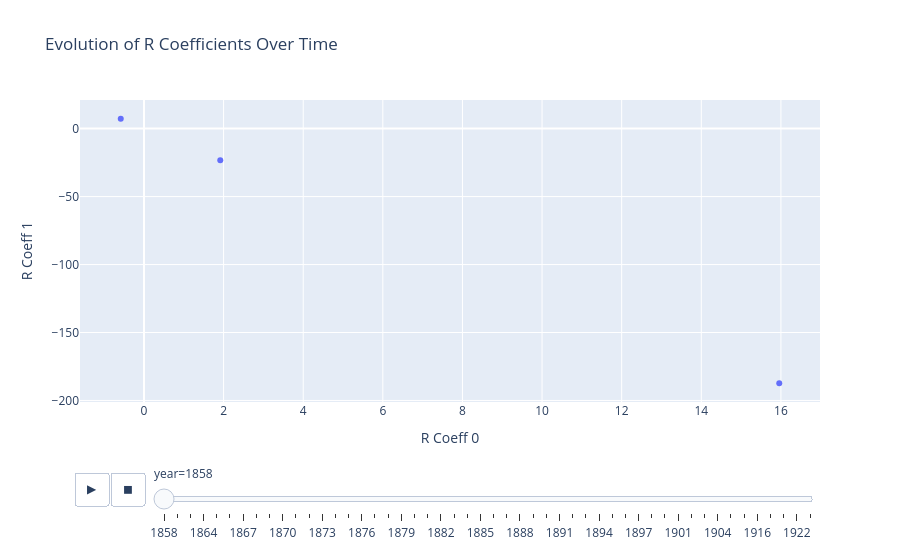
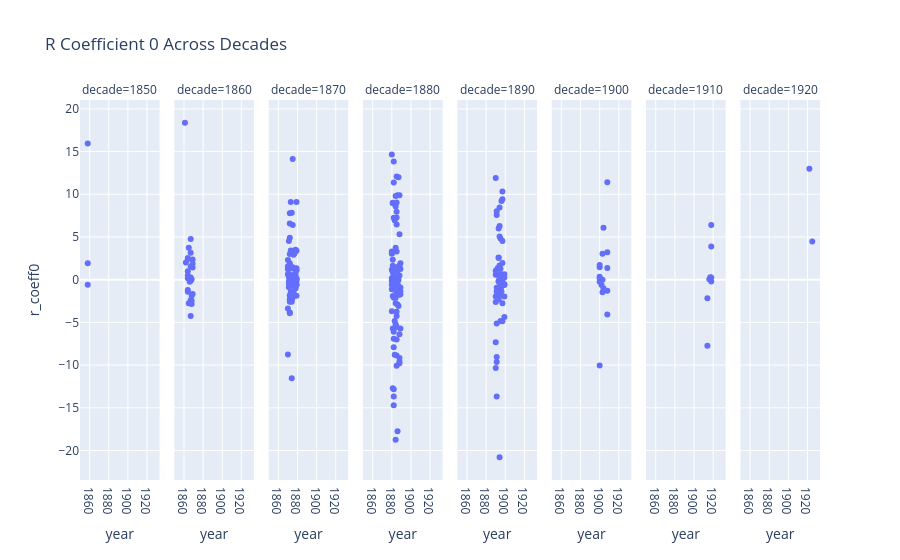

The notebook cell these images were saved under, in order:
### Markdown cell above
# Animate Coefficient Changes Across Decades
Generate animated visualizations or temporal faceted plots showing how the coefficient space evolves across different periods of Monet's career.

### Code cell
import plotly.express as px
import plotly.graph_objects as go

# Animated scatter plot for R coefficients over time
fig = px.scatter(df, x='r_coeff0', y='r_coeff1', animation_frame='year', 
                 title='Evolution of R Coefficients Over Time',
                 labels={'r_coeff0': 'R Coeff 0', 'r_coeff1': 'R Coeff 1'})
fig.show()

# Faceted plot by decade
fig = px.scatter(df, x='year', y='r_coeff0', facet_col='decade', 
                 title='R Coefficient 0 Across Decades')
fig.show()

### Figure 1 — Plotly figure (JSON) as saved in the notebook; plotly's stock layout.template omitted (floating-point values rounded to 4 significant figures)
{"data": [{"hovertemplate": "year=1858<br>R Coeff 0=%{x}<br>R Coeff 1=%{y}<extra></extra>", "legendgroup": "", "marker": {"color": "#636efa", "symbol": "circle"}, "mode": "markers", "name": "", "orientation": "v", "showlegend": false, "type": "scatter", "x": [-0.5833, 15.96, 1.917], "xaxis": "x", "y": [7.167, -187.2, -23.33], "yaxis": "y"}], "layout": {"legend": {"tracegroupgap": 0}, "sliders": [{"active": 0, "currentvalue": {"prefix": "year="}, "len": 0.9, "pad": {"b": 10, "t": 60}, "steps": [{"args": [["1858"], {"frame": {"duration": 0, "redraw": false}, "fromcurrent": true, "mode": "immediate", "transition": {"duration": 0, "easing": "linear"}}], "label": "1858", "method": "animate"}, {"args": [["1861"], {"frame": {"duration": 0, "redraw": false}, "fromcurrent": true, "mode": "immediate", "transition": {"duration": 0, "easing": "linear"}}], "label": "1861", "method": "animate"}, {"args": [["1862"], {"frame": {"duration": 0, "redraw": false}, "fromcurrent": true, "mode": "immediate", "transition": {"duration": 0, "easing": "linear"}}], "label": "1862", "method": "animate"}, {"args": [["1864"], {"frame": {"duration": 0, "redraw": false}, "fromcurrent": true, "mode": "immediate", "transition": {"duration": 0, "easing": "linear"}}], "label": "1864", "method": "animate"}, {"args": [["1865"], {"frame": {"duration": 0, "redraw": false}, "fromcurrent": true, "mode": "immediate", "transition": {"duration": 0, "easing": "linear"}}], "label": "1865", "method": "animate"}, {"args": [["1866"], {"frame": {"duration": 0, "redraw": false}, "fromcurrent": true, "mode": "immediate", "transition": {"duration": 0, "easing": "linear"}}], "label": "1866", "method": "animate"}, {"args": [["1867"], {"frame": {"duration": 0, "redraw": false}, "fromcurrent": true, "mode": "immediate", "transition": {"duration": 0, "easing": "linear"}}], "label": "1867", "method": "animate"}, {"args": [["1868"], {"frame": {"duration": 0, "redraw": false}, "fromcurrent": true, "mode": "immediate", "transition": {"duration": 0, "easing": "linear"}}], "label": "1868", "method": "animate"}, {"args": [["1869"], {"frame": {"duration": 0, "redraw": false}, "fromcurrent": true, "mode": "immediate", "transition": {"duration": 0, "easing": "linear"}}], "label": "1869", "method": "animate"}, {"args": [["1870"], {"frame": {"duration": 0, "redraw": false}, "fromcurrent": true, "mode": "immediate", "transition": {"duration": 0, "easing": "linear"}}], "label": "1870", "method": "animate"}, {"args": [["1871"], {"frame": {"duration": 0, "redraw": false}, "fromcurrent": true, "mode": "immediate", "transition": {"duration": 0, "easing": "linear"}}], "label": "1871", "method": "animate"}, {"args": [["1872"], {"frame": {"duration": 0, "redraw": false}, "fromcurrent": true, "mode": "immediate", "transition": {"duration": 0, "easing": "linear"}}], "label": "1872", "method": "animate"}, {"args": [["1873"], {"frame": {"duration": 0, "redraw": false}, "fromcurrent": true, "mode": "immediate", "transition": {"duration": 0, "easing": "linear"}}], "label": "1873", "method": "animate"}, {"args": [["1874"], {"frame": {"duration": 0, "redraw": false}, "fromcurrent": true, "mode": "immediate", "transition": {"duration": 0, "easing": "linear"}}], "label": "1874", "method": "animate"}, {"args": [["1875"], {"frame": {"duration": 0, "redraw": false}, "fromcurrent": true, "mode": "immediate", "transition": {"duration": 0, "easing": "linear"}}], "label": "1875", "method": "animate"}, {"args": [["1876"], {"frame": {"duration": 0, "redraw": false}, "fromcurrent": true, "mode": "immediate", "transition": {"duration": 0, "easing": "linear"}}], "label": "1876", "method": "animate"}, {"args": [["1877"], {"frame": {"duration": 0, "redraw": false}, "fromcurrent": true, "mode": "immediate", "transition": {"duration": 0, "easing": "linear"}}], "label": "1877", "method": "animate"}, {"args": [["1878"], {"frame": {"duration": 0, "redraw": false}, "fromcurrent": true, "mode": "immediate", "transition": {"duration": 0, "easing": "linear"}}], "label": "1878", "method": "animate"}, {"args": [["1879"], {"frame": {"duration": 0, "redraw": false}, "fromcurrent": true, "mode": "immediate", "transition": {"duration": 0, "easing": "linear"}}], "label": "1879", "method": "animate"}, {"args": [["1880"], {"frame": {"duration": 0, "redraw": false}, "fromcurrent": true, "mode": "immediate", "transition": {"duration": 0, "easing": "linear"}}], "label": "1880", "method": "animate"}, {"args": [["1881"], {"frame": {"duration": 0, "redraw": false}, "fromcurrent": true, "mode": "immediate", "transition": {"duration": 0, "easing": "linear"}}], "label": "1881", "method": "animate"}, {"args": [["1882"], {"frame": {"duration": 0, "redraw": false}, "fromcurrent": true, "mode": "immediate", "transition": {"duration": 0, "easing": "linear"}}], "label": "1882", "method": "animate"}, {"args": [["1883"], {"frame": {"duration": 0, "redraw": false}, "fromcurrent": true, "mode": "immediate", "transition": {"duration": 0, "easing": "linear"}}], "label": "1883", "method": "animate"}, {"args": [["1884"], {"frame": {"duration": 0, "redraw": false}, "fromcurrent": true, "mode": "immediate", "transition": {"duration": 0, "easing": "linear"}}], "label": "1884", "method": "animate"}, {"args": [["1885"], {"frame": {"duration": 0, "redraw": false}, "fromcurrent": true, "mode": "immediate", "transition": {"duration": 0, "easing": "linear"}}], "label": "1885", "method": "animate"}, {"args": [["1886"], {"frame": {"duration": 0, "redraw": false}, "fromcurrent": true, "mode": "immediate", "transition": {"duration": 0, "easing": "linear"}}], "label": "1886", "method": "animate"}, {"args": [["1887"], {"frame": {"duration": 0, "redraw": false}, "fromcurrent": true, "mode": "immediate", "transition": {"duration": 0, "easing": "linear"}}], "label": "1887", "method": "animate"}, {"args": [["1888"], {"frame": {"duration": 0, "redraw": false}, "fromcurrent": true, "mode": "immediate", "transition": {"duration": 0, "easing": "linear"}}], "label": "1888", "method": "animate"}, {"args": [["1889"], {"frame": {"duration": 0, "redraw": false}, "fromcurrent": true, "mode": "immediate", "transition": {"duration": 0, "easing": "linear"}}], "label": "1889", "method": "animate"}, {"args": [["1890"], {"frame": {"duration": 0, "redraw": false}, "fromcurrent": true, "mode": "immediate", "transition": {"duration": 0, "easing": "linear"}}], "label": "1890", "method": "animate"}, {"args": [["1891"], {"frame": {"duration": 0, "redraw": false}, "fromcurrent": true, "mode": "immediate", "transition": {"duration": 0, "easing": "linear"}}], "label": "1891", "method": "animate"}, {"args": [["1892"], {"frame": {"duration": 0, "redraw": false}, "fromcurrent": true, "mode": "immediate", "transition": {"duration": 0, "easing": "linear"}}], "label": "1892", "method": "animate"}, {"args": [["1893"], {"frame": {"duration": 0, "redraw": false}, "fromcurrent": true, "mode": "immediate", "transition": {"duration": 0, "easing": "linear"}}], "label": "1893", "method": "animate"}, {"args": [["1894"], {"frame": {"duration": 0, "redraw": false}, "fromcurrent": true, "mode": "immediate", "transition": {"duration": 0, "easing": "linear"}}], "label": "1894", "method": "animate"}, {"args": [["1895"], {"frame": {"duration": 0, "redraw": false}, "fromcurrent": true, "mode": "immediate", "transition": {"duration": 0, "easing": "linear"}}], "label": "1895", "method": "animate"}, {"args": [["1896"], {"frame": {"duration": 0, "redraw": false}, "fromcurrent": true, "mode": "immediate", "transition": {"duration": 0, "easing": "linear"}}], "label": "1896", "method": "animate"}, {"args": [["1897"], {"frame": {"duration": 0, "redraw": false}, "fromcurrent": true, "mode": "immediate", "transition": {"duration": 0, "easing": "linear"}}], "label": "1897", "method": "animate"}, {"args": [["1899"], {"frame": {"duration": 0, "redraw": false}, "fromcurrent": true, "mode": "immediate", "transition": {"duration": 0, "easing": "linear"}}], "label": "1899", "method": "animate"}, {"args": [["1900"], {"frame": {"duration": 0, "redraw": false}, "fromcurrent": true, "mode": "immediate", "transition": {"duration": 0, "easing": "linear"}}], "label": "1900", "method": "animate"}, {"args": [["1901"], {"frame": {"duration": 0, "redraw": false}, "fromcurrent": true, "mode": "immediate", "transition": {"duration": 0, "easing": "linear"}}], "label": "1901", "method": "animate"}, {"args": [["1902"], {"frame": {"duration": 0, "redraw": false}, "fromcurrent": true, "mode": "immediate", "transition": {"duration": 0, "easing": "linear"}}], "label": "1902", "method": "animate"}, {"args": [["1903"], {"frame": {"duration": 0, "redraw": false}, "fromcurrent": true, "mode": "immediate", "transition": {"duration": 0, "easing": "linear"}}], "label": "1903", "method": "animate"}, {"args": [["1904"], {"frame": {"duration": 0, "redraw": false}, "fromcurrent": true, "mode": "immediate", "transition": {"duration": 0, "easing": "linear"}}], "label": "1904", "method": "animate"}, {"args": [["1908"], {"frame": {"duration": 0, "redraw": false}, "fromcurrent": true, "mode": "immediate", "transition": {"duration": 0, "easing": "linear"}}], "label": "1908", "method": "animate"}, {"args": [["1914"], {"frame": {"duration": 0, "redraw": false}, "fromcurrent": true, "mode": "immediate", "transition": {"duration": 0, "easing": "linear"}}], "label": "1914", "method": "animate"}, {"args": [["1916"], {"frame": {"duration": 0, "redraw": false}, "fromcurrent": true, "mode": "immediate", "transition": {"duration": 0, "easing": "linear"}}], "label": "1916", "method": "animate"}, {"args": [["1917"], {"frame": {"duration": 0, "redraw": false}, "fromcurrent": true, "mode": "immediate", "transition": {"duration": 0, "easing": "linear"}}], "label": "1917", "method": "animate"}, {"args": [["1918"], {"frame": {"duration": 0, "redraw": false}, "fromcurrent": true, "mode": "immediate", "transition": {"duration": 0, "easing": "linear"}}], "label": "1918", "method": "animate"}, {"args": [["1922"], {"frame": {"duration": 0, "redraw": false}, "fromcurrent": true, "mode": "immediate", "transition": {"duration": 0, "easing": "linear"}}], "label": "1922", "method": "animate"}, {"args": [["1925"], {"frame": {"duration": 0, "redraw": false}, "fromcurrent": true, "mode": "immediate", "transition": {"duration": 0, "easing": "linear"}}], "label": "1925", "method": "animate"}], "x": 0.1, "xanchor": "left", "y": 0, "yanchor": "top"}], "title": {"text": "Evolution of R Coefficients Over Time"}, "updatemenus": [{"buttons": [{"args": [null, {"frame": {"duration": 500, "redraw": false}, "fromcurrent": true, "mode": "immediate", "transition": {"duration": 500, "easing": "linear"}}], "label": "&#9654;", "method": "animate"}, {"args": [[null], {"frame": {"duration": 0, "redraw": false}, "fromcurrent": true, "mode": "immediate", "transition": {"duration": 0, "easing": "linear"}}], "label": "&#9724;", "method": "animate"}], "direction": "left", "pad": {"r": 10, "t": 70}, "showactive": false, "type": "buttons", "x": 0.1, "xanchor": "right", "y": 0, "yanchor": "top"}], "xaxis": {"anchor": "y", "domain": [0, 1], "title": {"text": "R Coeff 0"}}, "yaxis": {"anchor": "x", "domain": [0, 1], "title": {"text": "R Coeff 1"}}}}

### Figure 2 — Plotly figure (JSON) as saved in the notebook; plotly's stock layout.template omitted (floating-point values rounded to 4 significant figures)
{"data": [{"hovertemplate": "decade=1850<br>year=%{x}<br>r_coeff0=%{y}<extra></extra>", "legendgroup": "", "marker": {"color": "#636efa", "symbol": "circle"}, "mode": "markers", "name": "", "orientation": "v", "showlegend": false, "type": "scatter", "x": [1858, 1858, 1858], "xaxis": "x", "y": [-0.5833, 15.96, 1.917], "yaxis": "y"}, {"hovertemplate": "decade=1860<br>year=%{x}<br>r_coeff0=%{y}<extra></extra>", "legendgroup": "", "marker": {"color": "#636efa", "symbol": "circle"}, "mode": "markers", "name": "", "orientation": "v", "showlegend": false, "type": "scatter", "x": [1861, 1862, 1864, 1864, 1864, 1864, 1864, 1864, 1864, 1865, 1865, 1865, 1866, 1867, 1867, 1867, 1867, 1867, 1867, 1867, 1867, 1868, 1868, 1868, 1868, 1869, 1869, 1869, 1869], "xaxis": "x2", "y": [18.37, 2.0, 0.1667, 1.0, -1.208, 0.5, -1.417, 2.542, 2.417, -2.75, 3.75, 0.2083, -0.25, 4.75, 3.167, -4.25, 1.542, -0.125, 4.114e-15, -2.417, 0.25, -2.458, -1.875, 0.04167, -2.833, -1.667, 2.375, 1.875, 1.417], "yaxis": "y2"}, {"hovertemplate": "decade=1870<br>year=%{x}<br>r_coeff0=%{y}<extra></extra>", "legendgroup": "", "marker": {"color": "#636efa", "symbol": "circle"}, "mode": "markers", "name": "", "orientation": "v", "showlegend": false, "type": "scatter", "x": [1870, 1870, 1870, 1870, 1870, 1870, 1871, 1871, 1871, 1871, 1871, 1871, 1871, 1871, 1871, 1872, 1872, 1872, 1872, 1872, 1872, 1872, 1872, 1872, 1872, 1872, 1872, 1872, 1872, 1872, 1872, 1873, 1873, 1873, 1873, 1873, 1873, 1873, 1874, 1874, 1874, 1874, 1874, 1874, 1874, 1874, 1875, 1875, 1875, 1875, 1875, 1875, 1875, 1875, 1875, 1876, 1876, 1876, 1876, 1876, 1876, 1877, 1877, 1877, 1877, 1877, 1878, 1878, 1878, 1878, 1879, 1879, 1879, 1879, 1879, 1879, 1879, 1879, 1879, 1879], "xaxis": "x3", "y": [1.208, 2.292, 1.583, -8.75, -3.375, 0.625, -0.4583, 0.7083, 4.542, 0.5, 0.5, 0.3333, -0.875, -0.1667, 1.333, -1.833, -3.833, -3.917, 7.792, -0.3333, -2.333, 1.625, -2.333, -0.6667, 3.0, -2.583, 4.917, 1.917, 0.3333, -1.875, 6.583, 0.375, -0.625, -1.375, 9.083, -0.125, 1.458, 3.417, -2.042, -2.333, 7.833, 0.3333, -2.583, -11.54, -2.042, -1.75, 6.417, 0.5, 14.12, 0.08333, -2.083, -0.1667, 1.458, -0.7083, -0.08333, 2.917, 1.292, 0.375, -0.25, -0.4167, -1.542, -0.375, 0.625, 3.083, -0.08333, 0.4583, 0.5833, -1.042, -0.75, 3.5, -1.875, 1.083, 0.04167, 0.1667, 9.083, -0.625, -0.1667, 1.333, -0.5417, 3.375], "yaxis": "y3"}, {"hovertemplate": "decade=1880<br>year=%{x}<br>r_coeff0=%{y}<extra></extra>", "legendgroup": "", "marker": {"color": "#636efa", "symbol": "circle"}, "mode": "markers", "name": "", "orientation": "v", "showlegend": false, "type": "scatter", "x": [1880, 1880, 1880, 1880, 1880, 1880, 1880, 1880, 1880, 1881, 1881, 1881, 1881, 1881, 1881, 1881, 1881, 1881, 1881, 1881, 1881, 1881, 1881, 1881, 1882, 1882, 1882, 1882, 1882, 1882, 1882, 1882, 1882, 1882, 1882, 1882, 1882, 1882, 1882, 1882, 1882, 1882, 1883, 1883, 1883, 1883, 1883, 1883, 1883, 1883, 1883, 1884, 1884, 1884, 1884, 1884, 1884, 1884, 1884, 1884, 1884, 1884, 1885, 1885, 1885, 1885, 1885, 1885, 1885, 1885, 1885, 1885, 1885, 1885, 1885, 1885, 1885, 1885, 1885, 1885, 1885, 1885, 1885, 1885, 1885, 1885, 1885, 1885, 1885, 1885, 1885, 1886, 1886, 1886, 1886, 1886, 1886, 1886, 1886, 1886, 1886, 1886, 1887, 1887, 1887, 1887, 1888, 1888, 1888, 1888, 1888, 1888, 1888, 1888, 1888, 1888, 1888, 1888, 1889, 1889, 1889, 1889, 1889, 1889], "xaxis": "x4", "y": [0.1667, -1.125, -0.1667, 3.292, 1.167, 14.67, -0.5833, 3.042, -3.708, 1.625, 3.25, -12.71, 0.25, 0.125, -5.708, 8.958, 0.8333, -1.917, 9.0, -0.1667, -0.7083, -0.7083, 2.333, -1.125, -7.917, -13.67, 7.25, 0.25, -2.125, -1.0, 1.292, 1.333, -12.83, 13.83, -0.9167, -0.08333, -6.083, -6.917, -14.71, 11.37, 0.1667, -0.375, 0.25, 6.958, 0.25, -1.167, -8.792, 0.2917, 1.25, 0.2083, -4.833, -2.125, 9.792, 8.583, -18.75, -1.0, 3.75, -0.375, 1.083, -5.208, -2.75, 1.25, -8.875, -0.1667, 0.375, 0.375, -0.25, -1.75, 7.292, -10.08, 1.208, -0.375, 0.25, -4.25, 1.292, 0.125, -7.0, -3.75, 0.125, -0.1667, -0.7917, 0.2917, -0.7917, 7.958, -5.542, 9.042, 6.458, 3.292, 1.458, 12.08, -1.458, -0.5833, 0.125, 1.042, -0.25, 0.1667, -0.125, -0.625, -1.042, -17.75, -2.917, 9.875, -0.8333, 12.0, 5.132e-15, -3.083, -9.167, -9.583, -0.9583, 0.5, -6.375, 9.875, -0.9583, -1.75, -9.792, 5.333, -1.333, 1.667, -5.708, 1.25, -0.9167, -1.375, -1.708, 1.917], "yaxis": "y4"}, {"hovertemplate": "decade=1890<br>year=%{x}<br>r_coeff0=%{y}<extra></extra>", "legendgroup": "", "marker": {"color": "#636efa", "symbol": "circle"}, "mode": "markers", "name": "", "orientation": "v", "showlegend": false, "type": "scatter", "x": [1890, 1890, 1890, 1890, 1890, 1890, 1890, 1891, 1891, 1891, 1891, 1891, 1891, 1891, 1891, 1891, 1891, 1892, 1892, 1893, 1893, 1893, 1893, 1893, 1893, 1893, 1893, 1894, 1894, 1894, 1894, 1894, 1894, 1894, 1894, 1895, 1895, 1895, 1895, 1895, 1895, 1895, 1896, 1896, 1896, 1897, 1897, 1897, 1897, 1897, 1897, 1897, 1897, 1899, 1899, 1899, 1899, 1899, 1899], "xaxis": "x5", "y": [-7.333, -10.33, 1.042, 0.5833, -2.625, 11.92, -1.958, -1.917, 0.6667, 8.0, 7.583, -5.125, -9.625, -0.9583, -9.042, -13.67, -1.417, 1.333, -1.375, 2.583, 2.542, -0.25, -2.333, 0.5, -0.9167, 6.0, -0.125, 5.042, 1.667, -0.3333, -1.917, 8.458, -0.1667, 6.292, -20.79, 4.833, 0.6667, -4.833, 0.08333, -0.75, -0.9583, 1.292, 9.208, -0.7917, -1.375, 1.958, -0.2083, 0.125, -2.75, 9.417, 10.33, 4.542, -4.875, -1.958, -4.375, 0.25, -0.5417, 0.625, -0.625], "yaxis": "y5"}, {"hovertemplate": "decade=1900<br>year=%{x}<br>r_coeff0=%{y}<extra></extra>", "legendgroup": "", "marker": {"color": "#636efa", "symbol": "circle"}, "mode": "markers", "name": "", "orientation": "v", "showlegend": false, "type": "scatter", "x": [1900, 1900, 1900, 1900, 1900, 1900, 1901, 1902, 1903, 1903, 1903, 1904, 1904, 1908, 1908, 1908, 1908, 1908], "xaxis": "x6", "y": [1.458, 0.3333, -10.04, 1.708, 0.1667, -0.25, 0.04167, -0.625, 3.042, 4.753e-15, -1.458, 6.083, -1.0, -1.292, 1.375, 11.42, -4.083, 3.208], "yaxis": "y6"}, {"hovertemplate": "decade=1910<br>year=%{x}<br>r_coeff0=%{y}<extra></extra>", "legendgroup": "", "marker": {"color": "#636efa", "symbol": "circle"}, "mode": "markers", "name": "", "orientation": "v", "showlegend": false, "type": "scatter", "x": [1914, 1914, 1916, 1917, 1918, 1918, 1918, 1918], "xaxis": "x7", "y": [-2.167, -7.75, 0.04167, 0.2917, 6.417, 0.25, -0.2083, 3.875], "yaxis": "y7"}, {"hovertemplate": "decade=1920<br>year=%{x}<br>r_coeff0=%{y}<extra></extra>", "legendgroup": "", "marker": {"color": "#636efa", "symbol": "circle"}, "mode": "markers", "name": "", "orientation": "v", "showlegend": false, "type": "scatter", "x": [1922, 1925], "xaxis": "x8", "y": [13.0, 4.458], "yaxis": "y8"}], "layout": {"annotations": [{"font": {}, "showarrow": false, "text": "decade=1850", "x": 0.05375, "xanchor": "center", "xref": "paper", "y": 1, "yanchor": "bottom", "yref": "paper"}, {"font": {}, "showarrow": false, "text": "decade=1860", "x": 0.1812, "xanchor": "center", "xref": "paper", "y": 1, "yanchor": "bottom", "yref": "paper"}, {"font": {}, "showarrow": false, "text": "decade=1870", "x": 0.3087, "xanchor": "center", "xref": "paper", "y": 1, "yanchor": "bottom", "yref": "paper"}, {"font": {}, "showarrow": false, "text": "decade=1880", "x": 0.4363, "xanchor": "center", "xref": "paper", "y": 1, "yanchor": "bottom", "yref": "paper"}, {"font": {}, "showarrow": false, "text": "decade=1890", "x": 0.5637, "xanchor": "center", "xref": "paper", "y": 1, "yanchor": "bottom", "yref": "paper"}, {"font": {}, "showarrow": false, "text": "decade=1900", "x": 0.6912, "xanchor": "center", "xref": "paper", "y": 1, "yanchor": "bottom", "yref": "paper"}, {"font": {}, "showarrow": false, "text": "decade=1910", "x": 0.8188, "xanchor": "center", "xref": "paper", "y": 1, "yanchor": "bottom", "yref": "paper"}, {"font": {}, "showarrow": false, "text": "decade=1920", "x": 0.9463, "xanchor": "center", "xref": "paper", "y": 1, "yanchor": "bottom", "yref": "paper"}], "legend": {"tracegroupgap": 0}, "title": {"text": "R Coefficient 0 Across Decades"}, "xaxis": {"anchor": "y", "domain": [0, 0.1075], "title": {"text": "year"}}, "xaxis2": {"anchor": "y2", "domain": [0.1275, 0.235], "matches": "x", "title": {"text": "year"}}, "xaxis3": {"anchor": "y3", "domain": [0.255, 0.3625], "matches": "x", "title": {"text": "year"}}, "xaxis4": {"anchor": "y4", "domain": [0.3825, 0.49], "matches": "x", "title": {"text": "year"}}, "xaxis5": {"anchor": "y5", "domain": [0.51, 0.6175], "matches": "x", "title": {"text": "year"}}, "xaxis6": {"anchor": "y6", "domain": [0.6375, 0.745], "matches": "x", "title": {"text": "year"}}, "xaxis7": {"anchor": "y7", "domain": [0.765, 0.8725], "matches": "x", "title": {"text": "year"}}, "xaxis8": {"anchor": "y8", "domain": [0.8925, 1], "matches": "x", "title": {"text": "year"}}, "yaxis": {"anchor": "x", "domain": [0, 1], "title": {"text": "r_coeff0"}}, "yaxis2": {"anchor": "x2", "domain": [0, 1], "matches": "y", "showticklabels": false}, "yaxis3": {"anchor": "x3", "domain": [0, 1], "matches": "y", "showticklabels": false}, "yaxis4": {"anchor": "x4", "domain": [0, 1], "matches": "y", "showticklabels": false}, "yaxis5": {"anchor": "x5", "domain": [0, 1], "matches": "y", "showticklabels": false}, "yaxis6": {"anchor": "x6", "domain": [0, 1], "matches": "y", "showticklabels": false}, "yaxis7": {"anchor": "x7", "domain": [0, 1], "matches": "y", "showticklabels": false}, "yaxis8": {"anchor": "x8", "domain": [0, 1], "matches": "y", "showticklabels": false}}}
